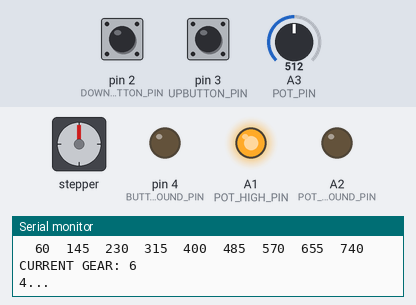
Simulated run of this sketch. Board: Arduino Uno, built for the host (arithmetic inside an expression is 32-bit, double 64-bit). On the bench: stepper motor, output pins drawn as LEDs (lit = HIGH), the last lines printed to the serial monitor. The test bench sets the inputs (shaded band); at power-on: pin 2 (DOWNBUTTON_PIN) HIGH, pin 3 (UPBUTTON_PIN) HIGH, A3 (POT_PIN) = 512. EEPROM starts erased; stepper angles assume 48 steps per turn; pins used as bus, display or sensor lines are not drawn.

Above: at 2.0 s.
2.1 s: pin 2 (DOWNBUTTON_PIN) pulled LOW for 0.15 s
At 4.8 s:
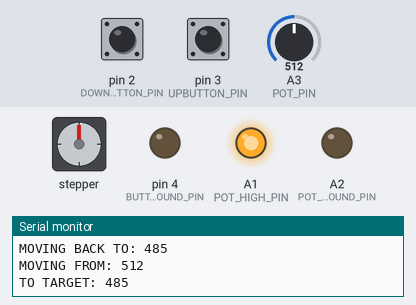
5.2 s: pin 2 (DOWNBUTTON_PIN) pulled LOW for 1 s
At 8.8 s:
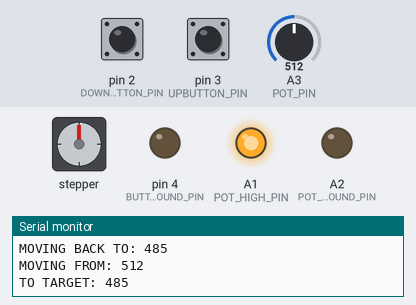
9.2 s: pin 3 (UPBUTTON_PIN) pulled LOW for 3.2 s
13.9 s: pin 3 (UPBUTTON_PIN) pulled LOW for 0.15 s
At 16.5 s:
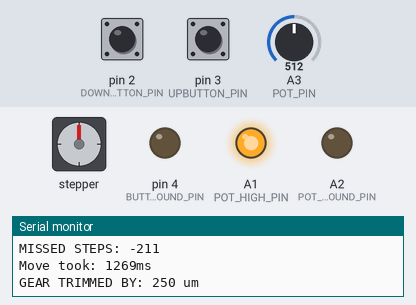
Timing chart, 0 to 18.0 s (numbered marks = the images above; inputs shaded):
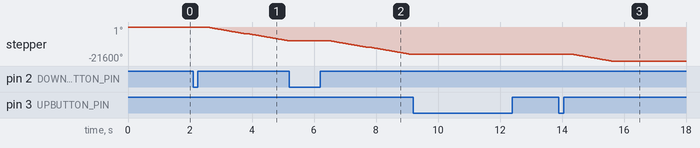

Measured:
- after the input at 2.1 s, stepper: keeps turning counter-clockwise at about 3289°/s, starting after 0.42 s
- after the input at 5.2 s, stepper: keeps turning counter-clockwise at about 3289°/s, starting after 1.3 s
- after the input at 13.9 s, stepper: turns 4320° counter-clockwise in 1.3 s, starting after 0.42 s

The sketch:

shiftAll.ino
```cpp
#include <A4988.h> //stepper motor driver library from pololu
#include <avr/sleep.h> //deep sleep for minimizing power draw
#include <EEPROM.h> //save gear location settings
#include <OneButton.h> //software debounce library

//useful way to easily toggle my debug print statements
#define DEBUG true

#ifdef DEBUG
#define DEBUG_PRINT(x) Serial.print(x)
#define DEBUG_PRINTLN(x) Serial.println(x)
#else
#define DEBUG_PRINT(x)
#define DEBUG_PRINTLN(x)
#endif

//system constants
const unsigned long INACTIVITY_LIM = 5 * 1000;  // threshold for user inactivity, in ms

//motor constants
const int STEPS = 48;               //number of steps per rev (motor specific)
const int RPM = 600;                //RPM, this is about the limit I found for this motor / torque reqs
const int DISTANCE_STEP_UM = 13;    //linear distance per step, in um
const int STEPPER_NATIVE_DIR = 1;  //which direction does stepper move given a positive number? depends on wiring

//bike constants
const int NUMGEARS = 9;        //number of gears in rear cassette
const int DEBOUNCETIME = 20;   //software debounce length (in ms)
const int CLICKTIME = 120;    // button press length to be considered a single push (ms)
const int TRIMHOLDTIME = 3000;  //how long to hold a button for trim settings (ms)
const int MINTRIM = 1500;       //in um
const int MAXTRIM = 3750;       //in um
const int MAXTRAVEL = 30000;    //in um, stepper specific
const int TRIMTRAVEL = 250;     //in um

//Potentionmeter constants
const unsigned int POT_MAX = 980;   //max value of potentiometer, empirical or set in calibration
const unsigned int POT_MIN = 40;    //min value of potentiometer, empirical or set in calibration
const unsigned int POT_ERROR = 10;  //typical error of potentiometer readings
const unsigned int POT_k = 34;      //linear conversion factor between pot readings and gear location, emprirical (in mm)

//Pin definitions
const int UPBUTTON_PIN = 3;        //button pin on interrupt pin 0
const int DOWNBUTTON_PIN = 2;      //button pin on interrupt pin 1
const unsigned int BUTTON_GROUND_PIN = 4;  //dynamic ground pin for the button. made connectorizing easier but can be reclaimed if needed.
const unsigned int THREEVOLTPOWER_PIN = 5; //tied to en on 3V regulator
const unsigned int TWELVEVOLTPOWER_PIN = 6; //tied to en on 12V regulator
const unsigned int SLEEP_PIN = 7;       //stepper sleep pin, inverse logic
const unsigned int STEP_PIN = 8;        //stepper step pin
const unsigned int DIR_PIN = 9;         //stepper direction pin
const int POT_PIN = A3;         //potentiometer pin
const int POT_HIGH_PIN = A1;    //set to vcc, can swap pot limits, can be reclaimed
const int POT_GROUND_PIN = A2;  //set to ground, can swap pot limits, can be reclaimed

//global variables
//unsigned int gearDistances_um[NUMGEARS - 1] = {3200, 2900, 2900, 3100, 2200, 2200, 2600, 2400}; //in um (gearDistances * 1000)
unsigned int gearDistances_um[NUMGEARS - 1];
unsigned int gearLocation[NUMGEARS];     //linear distance of each gear from x=0
unsigned int gearPotLocation[NUMGEARS];  //value of potentiometer at each location
unsigned int gearPot_min = 60;           //pot gets a bit wonky below this
unsigned int gearPot_max;                //numerically determined from MAXTRAVEL and gearPot_min
unsigned int currentGear = 0;            //what gear is the system currently in, initialized to 0 (not possible in program)
unsigned int gearChanges = 0;           // how many gears to change (how many button presses detected)
int shiftDirection = 0;         //shift up or down?
bool buttonFlag = false;        //interupt flag

//function prototypes
void runStepper(int);  //run the stepper motor a linear distance
bool changeGears();    //decide which gear we're moving to
void trimGear();       //adjust the gear change distances
void calibratePot();
bool setGearLocations(int change = 0);  //set locations from gear offsets (the preffered metric). overloaded for trim functionality
void shiftUp();
void shiftDown();
void wakeUp_ISR();


// create an instance of the stepper class, specifying
// the number of steps of the motor and the pins it's
// attached to
A4988 stepper(STEPS, DIR_PIN, STEP_PIN, SLEEP_PIN);  //, MODE0, MODE1, MODE2);
OneButton shiftUpButton = OneButton(UPBUTTON_PIN, true, true); //(pin,low trigger,pullup resistor)
OneButton shiftDownButton = OneButton(DOWNBUTTON_PIN, true, true);//(pin,low trigger,pullup resistor)

void setup() {
  unsigned int potPosition;  //variable to track the potentiometer reading

  pinMode(BUTTON_GROUND_PIN, OUTPUT); //use a three pin connector for two buttons. BUTTON_GROUND is the reference / common
  pinMode(POT_PIN, INPUT);          //potentiometer reading
  //set the direction of the pot with these two pins
  pinMode(POT_GROUND_PIN, OUTPUT);  //potentiometer
  pinMode(POT_HIGH_PIN, OUTPUT);    //potentiometer
  pinMode(THREEVOLTPOWER_PIN, OUTPUT); //enable/disable 3.3V regulator
  pinMode(TWELVEVOLTPOWER_PIN, OUTPUT);//enable/disable 12V regulator

  digitalWrite(THREEVOLTPOWER_PIN, HIGH);//enabled
  digitalWrite(TWELVEVOLTPOWER_PIN, HIGH);//enabled

  digitalWrite(BUTTON_GROUND_PIN, LOW);//low trigger
  //set the direction of the pot with these two pins
  digitalWrite(POT_GROUND_PIN, LOW);
  digitalWrite(POT_HIGH_PIN, HIGH);

  //I use all click-methods of onebutton for a single function on each button
  //number of clicks is counted in loop()
  shiftUpButton.attachClick(shiftUp);
  shiftUpButton.attachDoubleClick(shiftUp);
  shiftUpButton.attachMultiClick(shiftUp);
  //long press triggers trimming
  shiftUpButton.attachLongPressStop(trimGear);
  //ditto for the shift down button
  shiftDownButton.attachClick(shiftDown);
  shiftDownButton.attachDoubleClick(shiftDown);
  shiftDownButton.attachMultiClick(shiftDown);
  shiftDownButton.attachLongPressStop(trimGear);
  //can play with these values for a good UX
  shiftUpButton.setDebounceTicks(DEBOUNCETIME);
  shiftUpButton.setClickTicks(CLICKTIME);
  shiftUpButton.setPressTicks(TRIMHOLDTIME);
  shiftDownButton.setDebounceTicks(DEBOUNCETIME);
  shiftDownButton.setClickTicks(CLICKTIME);
  shiftDownButton.setPressTicks(TRIMHOLDTIME);

  if (DEBUG) Serial.begin(9600);  //begin serial comms. 9600 is pretty slow

  stepper.begin(RPM);//currently set a little under stall conditions, can be set higher with better tuned spring balancer
  stepper.setSpeedProfile(stepper.CONSTANT_SPEED);  //no benefit to accel profiles
  //stepper.setEnableActiveState(HIGH); //if using sleep pin, HIGH enables the driver. if using not-enable pin, LOW enables the driver
  disableMotor(); // custom function that disables 12V regulator and the driver
  //  digitalRead(BUTTON_PIN);
  //  delay(500);
  //  if (!digitalRead(BUTTON_PIN)) {
  //    calibratePot();
  //  }
  readMemory(); //load EEPROM values
  setGearLocations(); //use EEPROM values
  analogRead(POT_PIN);  //read off capacitance
  potPosition = analogRead(POT_PIN);
  potPosition = constrain(potPosition, gearPot_min, gearPot_max);  //constraing pin to these empirical values, can find them with calibratePot function but needs a bit of work
  //DEBUG_PRINT("Current Pot Position: ");
  DEBUG_PRINTLN(analogRead(POT_PIN));
  DEBUG_PRINT("CONSTRAINED TO: ");
  DEBUG_PRINT(gearPot_min);
  DEBUG_PRINT(", ");
  DEBUG_PRINTLN(gearPot_max);
  currentGear = map(potPosition, gearPot_min, gearPot_max, 1, NUMGEARS);//set current gear based on pot reading and max/min values
  getGearInfo();//shorthand for display system info. doesn't do anything if debug is turned off
}

void loop() {
  unsigned long secondCounter = millis();
  unsigned long inactivity = millis();
  unsigned int secs = 0;
  //wait for the flag to change from a button press/click (in interrupt functions)
  while (!buttonFlag) {
    shiftUpButton.tick();
    shiftDownButton.tick();
    if (millis() - inactivity > INACTIVITY_LIM) {
      DEBUG_PRINTLN("\nSLEEP TIME!");
      sleepTime();
      secs = 0;
      inactivity = millis();
    }
    else if (millis() - secondCounter >= 1000) {
      secs++;
      DEBUG_PRINT(INACTIVITY_LIM / 1000 - secs);
      DEBUG_PRINT("...");
      secondCounter = millis();
    }
    else if (!shiftUpButton.isIdle() || !shiftDownButton.isIdle()) {
      secs = 0;
      secondCounter = millis();
      inactivity = millis();
    }
  }
  DEBUG_PRINTLN();
  DEBUG_PRINT(shiftDirection);
  DEBUG_PRINT(" BUTTON CLICKED: ");
  DEBUG_PRINT(gearChanges);
  DEBUG_PRINTLN(" TIMES");
  for (int i = gearChanges; i > 0; i--) {
    if (!changeGears()) break;
  }
  getGearInfo();
  buttonFlag = false;  //reset button flag
}
/*FUNCTIONS*/

void readMemory() {
  unsigned int eepromValue;
  for (int i = 0; i < NUMGEARS - 1; i++) {
    eepromValue = EEPROM.read(i) * 100 / 2;
    if (eepromValue >= MINTRIM && eepromValue <= MAXTRIM) {
      DEBUG_PRINT("VALID VALUE, LOADING FROM EEPROM: ");
      gearDistances_um[i] = eepromValue;
    } else {
      DEBUG_PRINT("ERROR WITH EEPROM -- ADDRESS: ");
      DEBUG_PRINT(i);
      DEBUG_PRINT(" VALUE: ");
      DEBUG_PRINTLN(eepromValue);
      DEBUG_PRINT("RESTORING DEFAULT VALUE ");
      EEPROM.update(i, 2500 * 2 / 100);
      gearDistances_um[i] = 2500;
    }
    DEBUG_PRINTLN(gearDistances_um[i]);
  }
}

void updateEEPROM(unsigned int address) {
  unsigned int eepromValue = EEPROM.read(address) * 100 / 2;
  DEBUG_PRINT("EEPROM ADDRESS: ");
  DEBUG_PRINT(address);
  DEBUG_PRINT(" WITH VALUE: ");
  DEBUG_PRINTLN(eepromValue);
  if (gearDistances_um[address] == eepromValue) {
    DEBUG_PRINT("IS THE SAME AS ");
    DEBUG_PRINTLN(gearDistances_um[address]);
    DEBUG_PRINTLN("NO CHANGE MADE");
  } else {
    DEBUG_PRINT("IS DIFFERENT THAN ");
    DEBUG_PRINTLN(gearDistances_um[address]);
    DEBUG_PRINTLN("UPDATING EEPROM...");
    EEPROM.update(address, gearDistances_um[address] * 2 / 100);
  }
}

void enableMotor() {
  digitalWrite(TWELVEVOLTPOWER_PIN, HIGH);
  digitalWrite(SLEEP_PIN, HIGH);
  //stepper.enable();
  delay(5);
}

void disableMotor() {
  //stepper.disable();
  digitalWrite(SLEEP_PIN, LOW);
  digitalWrite(TWELVEVOLTPOWER_PIN, LOW);
  delay(5);
}

void shiftUp() {
  gearChanges = shiftUpButton.getNumberClicks();
  for (int i = gearChanges; i > 0; i--) {
    if (gearChanges + currentGear > NUMGEARS) {
      gearChanges--;
    }
    else break;
  }
  buttonFlag = true;
  shiftDirection = 1;
}
void shiftDown() {
  gearChanges = shiftDownButton.getNumberClicks();
  for (int i = gearChanges; i > 0; i--) {
    if ((int)(currentGear - gearChanges) < 1) {
      gearChanges--;
    } else break;
  }
  buttonFlag = true;
  shiftDirection = -1;
}
bool changeGears() {
  unsigned int newGear;           //what gear does user want to move to?
  int gearDistanceIndex;  //what gap do we have to cross to get there (what index of gear distances array)
  bool success = true;

  newGear = currentGear + shiftDirection;
  gearDistanceIndex = currentGear + (shiftDirection - 3) / 2;
  DEBUG_PRINT("CURRENT GEAR: ");
  DEBUG_PRINT(currentGear);
  DEBUG_PRINT(", NEW GEAR: ");
  DEBUG_PRINT(newGear);
  DEBUG_PRINT(", DISTANCE INDEX: ");
  DEBUG_PRINTLN(gearDistanceIndex);

  if (newGear > 0 && newGear <= NUMGEARS) {
    DEBUG_PRINT("Moving to Gear: ");
    DEBUG_PRINTLN(newGear);
    DEBUG_PRINT("By: ");
    DEBUG_PRINTLN(gearDistances_um[gearDistanceIndex]);
    DEBUG_PRINT("TO LOCATION: ");
    DEBUG_PRINTLN(gearLocation[newGear - 1]);
    DEBUG_PRINT("TO POT LOCATION: ");
    DEBUG_PRINTLN(gearPotLocation[newGear - 1]);
    success = runStepperTarget(gearPotLocation[newGear - 1]);
    if (success) {
      currentGear = newGear;
    } else {
      DEBUG_PRINTLN("GEAR CHANGE FAILED");
      DEBUG_PRINT("MOVING BACK TO: ");
      DEBUG_PRINTLN(gearPotLocation[currentGear - 1]);
      runStepperTarget(gearPotLocation[currentGear - 1]);  //i don't take any action if this fails. Probably need to...
    }
  } else {
    DEBUG_PRINTLN("End of cassette");
    delay(DEBOUNCETIME);
  }
  return success;
}
//trimGear will adjust the location of the current gear in small increments
void trimGear() {
  int gearDistanceIndex;
  unsigned int newGap;  //the new shift distance
  int trimDirection;
  int gearArrayIndex;
  bool activeTrimFlag = true;
  bool allowTrim;
  unsigned long secondCounter;
  unsigned long inactivity;
  unsigned int secs = 0;
  buttonFlag = false;
  shiftUpButton.reset();
  shiftDownButton.reset();
  DEBUG_PRINTLN("TRIM MODE");
  inactivity = millis();
  secondCounter = millis();
  DEBUG_PRINT("USE BUTTON TO TRIM GEAR: ");
  DEBUG_PRINTLN(currentGear);
  while (activeTrimFlag) {
    shiftUpButton.tick();
    shiftDownButton.tick();
    if (buttonFlag) {
      trimDirection = shiftDirection;
      DEBUG_PRINT("ATTEMPTING TRIM BY: ");
      DEBUG_PRINTLN(TRIMTRAVEL * trimDirection);
      allowTrim = setGearLocations(TRIMTRAVEL * trimDirection);
      if (allowTrim) {
        runStepperTarget(gearPotLocation[currentGear - 1]);
        DEBUG_PRINT("GEAR TRIMMED BY: ");
        DEBUG_PRINT(TRIMTRAVEL);
        DEBUG_PRINTLN(" um");
        delay(1000);
      } else {
        DEBUG_PRINTLN("MAX TRIM or MAX TRAVEL EXCEEDED. TRIM FAILED");
        delay(1000);
      }
      DEBUG_PRINT("USE BUTTON TO TRIM GEAR: ");
      DEBUG_PRINTLN(currentGear);
      inactivity = millis();
      secondCounter = millis();
      secs = 0;
      buttonFlag = false;
    } else if (millis() - inactivity > 10000) {
      DEBUG_PRINTLN("EXITING TRIM");
      delay(1000);
      activeTrimFlag = false;
    } else if (millis() - secondCounter >= 1000) {
      secs++;
      DEBUG_PRINT(10 - secs);
      DEBUG_PRINT("...");
      secondCounter = millis();
    }
  }
  updateEEPROM(currentGear - 2);
  getGearInfo();
}

bool setGearLocations(int change) {
  bool success = true;
  unsigned int gearPos = 0;
  if (change != 0) {
    DEBUG_PRINT("CURRENT GEAR: ");
    DEBUG_PRINTLN(currentGear);
    int newLocation = (int)gearLocation[currentGear - 1] + change;
    int newPotLocation = ((long)newLocation * POT_k / 1000) + gearPot_min;
    DEBUG_PRINT("NEW LOCATION: ");
    DEBUG_PRINTLN(newLocation);
    DEBUG_PRINT("NEW POT LOCATION: ");
    DEBUG_PRINTLN(newPotLocation);
    if (newLocation < 0 || newLocation > MAXTRAVEL || newPotLocation < POT_MIN || newPotLocation > POT_MAX) {
      success = false;
    }
    else {
      int dir = (change > 0) - (change < 0);
      DEBUG_PRINT("CHANGING GEAR: ");
      DEBUG_PRINT(currentGear);
      DEBUG_PRINT(" TO LOCATION: ");
      DEBUG_PRINTLN(newLocation);
      gearLocation[currentGear - 1] = newLocation;
      gearPotLocation[currentGear - 1] = newPotLocation;
      if (currentGear != 1) {
        gearDistances_um[currentGear - 2] += change;
        DEBUG_PRINT("CHANGING DISTANCE: ");
        DEBUG_PRINTLN(gearDistances_um[currentGear - 2]);
      }
      else gearPos = newLocation;
    }
  }
  if (success) {
    for (int i = 0; i < NUMGEARS - 1; i++) {
      gearLocation[i] = gearPos;
      gearPos += gearDistances_um[i];
    }
    gearLocation[NUMGEARS - 1] = gearPos;
    for (int i = 0; i < NUMGEARS; i++) {
      gearPotLocation[i] = ((long)gearLocation[i] * POT_k / 1000) + gearPot_min;
    }
    gearPot_max = gearPotLocation[NUMGEARS - 1];
  }
  return success;
}

void getGearInfo() {
  DEBUG_PRINTLN("Gear Distances (um): ");
  for (int i = 0; i < NUMGEARS - 1; i++) {
    DEBUG_PRINT('\t');
    DEBUG_PRINT(gearDistances_um[i]);
  }
  DEBUG_PRINT("\n");
  DEBUG_PRINTLN("Gear Locations (um): ");
  for (int i = 0; i < NUMGEARS; i++) {
    DEBUG_PRINT('\t');
    DEBUG_PRINT(gearLocation[i]);
  }
  DEBUG_PRINT("\n");
  DEBUG_PRINTLN("Gear Pot Locations: ");
  for (int i = 0; i < NUMGEARS; i++) {
    DEBUG_PRINT('\t');
    DEBUG_PRINT(gearPotLocation[i]);
  }
  DEBUG_PRINT("\n");
  DEBUG_PRINT("CURRENT GEAR: ");
  DEBUG_PRINTLN(currentGear);
}

void calibratePot() {
  unsigned long wait_time_micros;
  int dir;
  if (analogRead(POT_PIN) <= gearPot_min) {
    dir = 1;
  } else dir = -1;
  DEBUG_PRINTLN("RUNNING TO MIN");
  enableMotor();
  stepper.startMove(STEPPER_NATIVE_DIR * dir * MAXTRAVEL / DISTANCE_STEP_UM);
  while (1) {
    wait_time_micros = stepper.nextAction();
    if (wait_time_micros <= 0) {
      stepper.stop();
    } else if (wait_time_micros > 100) {
      if (dir < 0 && analogRead(POT_PIN) <= gearPot_min || dir > 0 && analogRead(POT_PIN) >= gearPot_min) {
        stepper.stop();
        break;
      }
    }
  }
  disableMotor();
}

//given a distance in micrometers
//determine the numbers of steps to turn the stepper motor
// void runStepper(int distance) {
//   int numSteps;  //can be positive or negative
//   int divRemainder;
//   numSteps = distance / DISTANCE_STEP_UM;
//   divRemainder = distance % DISTANCE_STEP_UM;
//   if (abs(divRemainder) >= DISTANCE_STEP_UM / 2) {
//     int dir = (distance > 0) - (distance < 0);
//     numSteps += 1 * dir;
//   }
//   enableMotor();
//   stepper.move(numSteps);
//   disableMotor();
//   DEBUG_PRINT("Steps Taken: ");
//   DEBUG_PRINTLN(numSteps);

//   return;
// }

bool runStepperTarget(int targetPot) {
  int missedSteps;
  int distance;
  int dir = 1;
  int moved;
  int gearDistanceIndex;
  unsigned long moveTime;
  unsigned wait_time_micros;
  bool success = true;
  bool movingFlag = true;
  int initialPot = analogRead(POT_PIN);
  if (initialPot > targetPot) {
    dir = -1;
  }
  distance = initialPot - targetPot;
  distance = abs(distance);
  gearDistanceIndex = currentGear + (dir - 3) / 2;
  DEBUG_PRINT("MOVING FROM: ");
  DEBUG_PRINTLN(initialPot);
  DEBUG_PRINT("TO TARGET: ");
  DEBUG_PRINTLN(targetPot);
  enableMotor();
  stepper.startMove(STEPPER_NATIVE_DIR * dir * MAXTRIM * 2 / 13);
  moveTime = millis();
  while (movingFlag) {
    wait_time_micros = stepper.nextAction();
    if (wait_time_micros <= 0) {
      stepper.stop();
      movingFlag = false;
      success = false;
    }
    if (wait_time_micros > 100) {
      moved = analogRead(POT_PIN) - initialPot;
      moved = abs(moved);
      if (moved >= distance) {
        stepper.stop();
        movingFlag = false;
      }
    }
  }
  disableMotor();
  distance = gearDistances_um[gearDistanceIndex];
  missedSteps = stepper.getStepsCompleted() - (distance / 13);
  DEBUG_PRINTLN("TARGET ACQUIRED");
  DEBUG_PRINT("POT READING: ");
  DEBUG_PRINTLN(analogRead(POT_PIN));
  DEBUG_PRINT("MISSED STEPS: ");
  DEBUG_PRINTLN(missedSteps);
  moveTime = millis() - moveTime;
  DEBUG_PRINT("Move took: ");
  DEBUG_PRINT(moveTime);
  DEBUG_PRINTLN("ms");
  return success;
}
void sleepTime() {
  // wait for transmit buffer to empty
  Serial.flush();
  while ((UCSR0A & _BV(TXC0)) == 0) {};
  attachInterrupt(digitalPinToInterrupt(UPBUTTON_PIN), wakeUp_ISR, LOW);  //low side button interrupt
  attachInterrupt(digitalPinToInterrupt(DOWNBUTTON_PIN), wakeUp_ISR, LOW);
  sleep_enable();
  set_sleep_mode(SLEEP_MODE_PWR_DOWN);
  cli();
  //sleep_bod_disable();
  sei();
  sleep_cpu();
  DEBUG_PRINTLN("WAKE UP!");
  buttonFlag = false;
}
void wakeUp_ISR() {
  detachInterrupt(digitalPinToInterrupt(UPBUTTON_PIN));
  detachInterrupt(digitalPinToInterrupt(DOWNBUTTON_PIN));
  sleep_disable();
}
```
